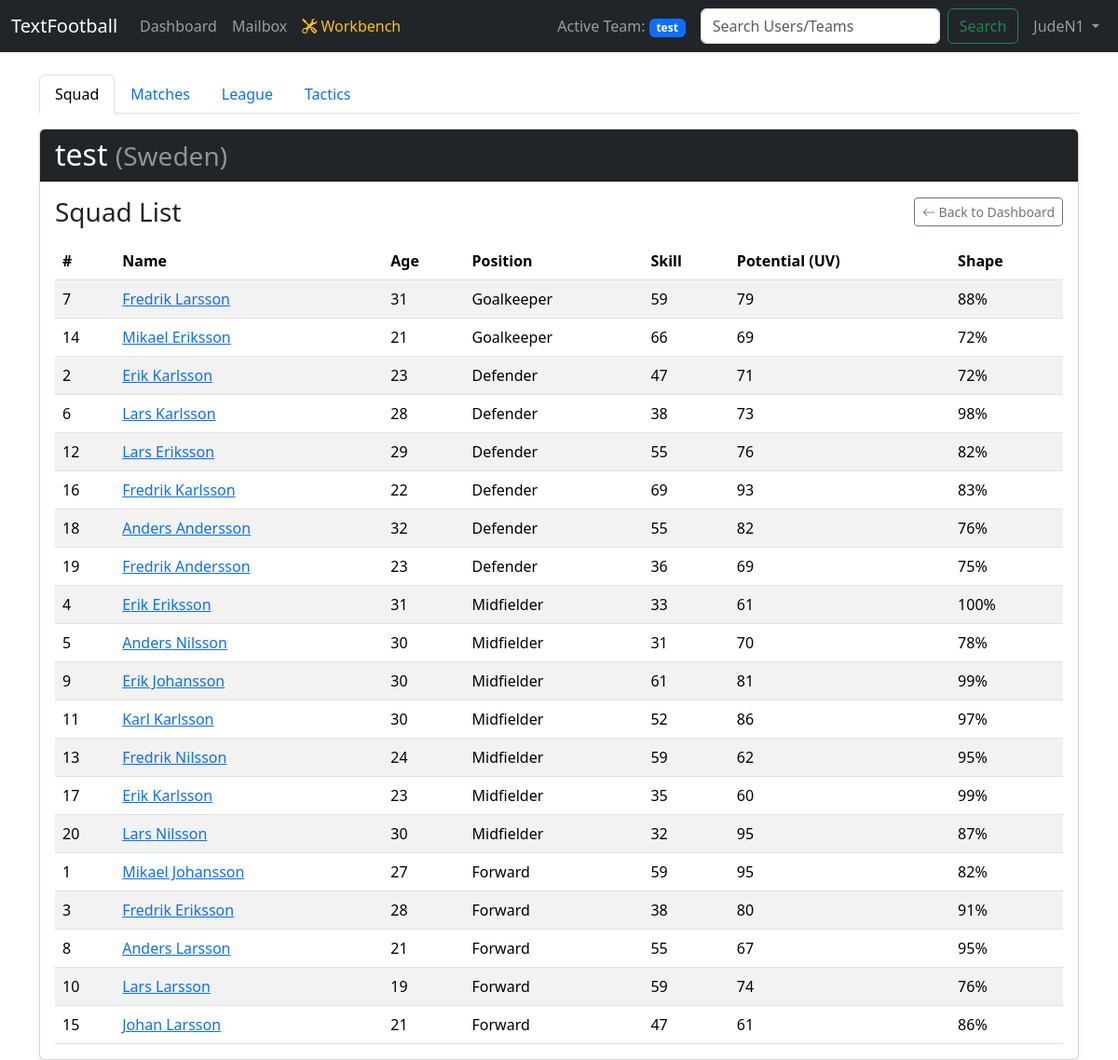
Screenshot of /team/2 (signed in) with the database file from the repository.
### app/models.py (models this page shows, shortened)
class Team(db.Model):
    id = db.Column(db.Integer, primary_key=True)
    name = db.Column(db.String(100), unique=True, nullable=False)
    country = db.Column(db.String(50), nullable=False)
    user_id = db.Column(db.Integer, db.ForeignKey('user.id'), nullable=False)
    players = db.relationship('Player', backref='team', lazy=True, cascade="all, delete-orphan")
    league = db.Column(db.String(100), nullable=True, default=None)
    division = db.Column(db.String(50), nullable=True, default=None)
    season = db.Column(db.Integer, nullable=True, default=None)

class User(db.Model):
    id = db.Column(db.Integer, primary_key=True)
    username = db.Column(db.String(80), unique=True, nullable=False)
    password_hash = db.Column(db.String(128))
    teams = db.relationship('Team', backref='user', lazy=True, cascade="all, delete-orphan")
    sent_messages = db.relationship('Message', foreign_keys='Message.sender_id', backref='sender', lazy=True, cascade="all, delete-orphan")
    received_messages = db.relationship('Message', foreign_keys='Message.recipient_id', backref='recipient', lazy=True, cascade="all, delete-orphan")

class Player(db.Model):
    id = db.Column(db.Integer, primary_key=True)
    name = db.Column(db.String(100), nullable=False)
    age = db.Column(db.Integer, nullable=False)
    position = db.Column(db.Enum(Position), nullable=False)
    skill = db.Column(db.Integer, nullable=False)
    free_kick_ability = db.Column(db.Integer, nullable=False, default=50)
    potential = db.Column(db.Integer, nullable=False)
    shape = db.Column(db.Integer, nullable=False)
    shirt_number = db.Column(db.Integer, nullable=False)
    team_id = db.Column(db.Integer, db.ForeignKey('team.id'), nullable=False)

### app/routes_game.py (the view)
@game_bp.route('/team/<int:team_id>')
def team_page(team_id):
    if 'username' not in session:
        return redirect(url_for('auth_bp.login'))
    team = Team.query.get_or_404(team_id)
    user = User.query.filter_by(username=session['username']).first()
    is_owner = (team.user_id == user.id)
    if is_owner:
        session['selected_team_id'] = team.id
    position_order = {Position.GOALKEEPER: 0, Position.DEFENDER: 1, Position.MIDFIELDER: 2, Position.FORWARD: 3}
    sorted_players = sorted(team.players, key=lambda p: (position_order[p.position], p.shirt_number))
    return render_template('team_page.html', team=team, players=sorted_players, is_owner=is_owner)

### app/__init__.py (called while the page is built)
def create_app():
    app = Flask(__name__)
    app.config['SECRET_KEY'] = 'a_very_secret_key_for_development'
    app.config['SQLALCHEMY_DATABASE_URI'] = 'sqlite:///' + os.path.join(basedir, 'database.db')
    db.init_app(app)
    from .routes_auth import auth_bp
    from .routes_game import game_bp
    app.register_blueprint(auth_bp)
    app.register_blueprint(game_bp)
    @app.context_processor
    def inject_selected_team():
        if 'selected_team_id' in session:
            from .models import Team
            selected_team = Team.query.get(session['selected_team_id'])
            return dict(selected_team=selected_team)
        return dict(selected_team=None)
    def nl2br(value):
        result = value.replace('\n', '<br>\n')
        return Markup(result)
    app.jinja_env.filters['nl2br'] = nl2br
    return app

### app/templates/team_page.html (shortened to what this page needs)
{% extends "base.html" %}
{% block content %}
<div class="row">
    <div class="col-md-12">
        <ul class="nav nav-tabs mb-3">
            <li class="nav-item">
                <a class="nav-link active" href="{{ url_for('game_bp.team_page', team_id=team.id) }}">Squad</a>
            </li>
            {% if is_owner %}
            <li class="nav-item">
                <a class="nav-link" href="{{ url_for('game_bp.coming_soon') }}">Matches</a>
            </li>
            <li class="nav-item">
                <a class="nav-link" href="{{ url_for('game_bp.coming_soon') }}">League</a>
            </li>
            <li class="nav-item">
                <a class="nav-link" href="{{ url_for('game_bp.coming_soon') }}">Tactics</a>
            </li>
            {% endif %}
        </ul>
        <div class="card shadow-sm">
            <div class="card-header bg-dark text-white">
                <h1 class="h2 mb-0">{{ team.name }} <small class="text-white-50">({{ team.country }})</small></h1>
            </div>
            <div class="card-body">
                <div class="d-flex justify-content-between align-items-center mb-3">
                    <h3 class="card-title mb-0">Squad List</h3>
                    <div>
                        <a href="{{ url_for('game_bp.dashboard') }}" class="btn btn-outline-secondary btn-sm">
                            <i class="bi bi-arrow-left"></i> Back to Dashboard
                        </a>
                    </div>
                </div>
                <div class="table-responsive">
                    <table class="table table-striped table-hover mb-0">
                        <thead>
                            <tr>
                                <th>#</th>
                                <th>Name</th>
                                <th>Age</th>
                                <th>Position</th>
                                <th>Skill</th>
                                <th>Potential (UV)</th>
                                <th>Shape</th>
                            </tr>
                        </thead>
                        <tbody>
                            {% for player in players %}
                            <tr>
                                <td>{{ player.shirt_number }}</td>
                                <td><a href="{{ url_for('game_bp.player_page', player_id=player.id) }}">{{ player.name }}</a></td>
                                <td>{{ player.age }}</td>
                                <td>{{ player.position.value }}</td>
                                <td>{{ player.skill }}</td>
                                <td>{{ player.potential }}</td>
                                <td>{{ player.shape }}%</td>
                            </tr>
                            {% endfor %}
                        </tbody>
                    </table>
                </div>
            </div>
        </div>
    </div>
</div>
{% endblock %}

### app/templates/base.html (shortened to what this page needs)
<!DOCTYPE html>
<html lang="en">
<head>
    <link href="https://cdn.jsdelivr.net/npm/bootstrap@5.3.3/dist/css/bootstrap.min.css" rel="stylesheet">
    <link rel="stylesheet" href="https://cdn.jsdelivr.net/npm/bootstrap-icons@1.11.3/font/bootstrap-icons.min.css">
</head>
<body>
    <nav class="navbar navbar-expand-lg navbar-dark bg-dark mb-4">
        <div class="container-fluid">
            <a class="navbar-brand" href="{{ url_for('game_bp.index') }}">TextFootball</a>
            <div class="collapse navbar-collapse" id="navbarNav">
                <ul class="navbar-nav me-auto mb-2 mb-lg-0">
                    {% if 'username' in session %}
                        <li class="nav-item">
                            <a class="nav-link" href="{{ url_for('game_bp.dashboard') }}">Dashboard</a>
                        </li>
                        <li class="nav-item">
                            <a class="nav-link" href="{{ url_for('game_bp.mailbox') }}">Mailbox</a>
                        </li>
                        <li class="nav-item">
                            <a class="nav-link text-warning" href="{{ url_for('game_bp.workbench') }}"><i class="bi bi-tools"></i> Workbench</a>
                        </li>
                    {% endif %}
                </ul>
                {% if 'username' in session and selected_team %}
                    <span class="navbar-text me-3">
                        Active Team: <span class="badge bg-primary">{{ selected_team.name }}</span>
                    </span>
                {% endif %}
                {% if 'username' in session %}
                    <form class="d-flex" action="{{ url_for('game_bp.search') }}" method="POST">
                        <input class="form-control me-2" type="search" placeholder="Search Users/Teams" aria-label="Search" name="query">
                        <button class="btn btn-outline-success" type="submit">Search</button>
                    </form>
                    <ul class="navbar-nav ms-2">
                        <li class="nav-item dropdown">
                            <a class="nav-link dropdown-toggle" href="#" id="navbarDropdown" role="button" data-bs-toggle="dropdown" aria-expanded="false">
                                {{ session['username'] }}
                            </a>
                        </li>
                    </ul>
                {% endif %}
            </div>
        </div>
    </nav>
    <main class="container">
        {% block content %}{% endblock %}
    </main>
</body>
</html>

### app/templates/base.html (style rules this page uses)
body { background-image: url('https://images.pexels.com/photos/114296/pexels-photo-114296.jpeg'); background-size: cover; background-attachment: fixed; background-position: center; }
.card { background-color: rgba(255, 255, 255, 0.9); }

### rows the page displays
Team: name "test", country "Sweden"
User: username "JudeN1"
Player: shirt_number "7", name "Fredrik Larsson", age "31", position.value "Goalkeeper", skill "59", potential "79", shape "88"
Player: shirt_number "14", name "Mikael Eriksson", age "21", position.value "Goalkeeper", skill "66", potential "69", shape "72"
Player: shirt_number "2", name "Erik Karlsson", age "23", position.value "Defender", skill "47", potential "71", shape "72"
Player: shirt_number "6", name "Lars Karlsson", age "28", position.value "Defender", skill "38", potential "73", shape "98"
Player: shirt_number "12", name "Lars Eriksson", age "29", position.value "Defender", skill "55", potential "76", shape "82"
Player: shirt_number "16", name "Fredrik Karlsson", age "22", position.value "Defender", skill "69", potential "93", shape "83"
Player: shirt_number "18", name "Anders Andersson", age "32", position.value "Defender", skill "55", potential "82", shape "76"
Player: shirt_number "19", name "Fredrik Andersson", age "23", position.value "Defender", skill "36", potential "69", shape "75"
Player: shirt_number "4", name "Erik Eriksson", age "31", position.value "Midfielder", skill "33", potential "61", shape "100"
Player: shirt_number "5", name "Anders Nilsson", age "30", position.value "Midfielder", skill "31", potential "70", shape "78"
Player: shirt_number "9", name "Erik Johansson", age "30", position.value "Midfielder", skill "61", potential "81", shape "99"
Player: shirt_number "11", name "Karl Karlsson", age "30", position.value "Midfielder", skill "52", potential "86", shape "97"
Player: shirt_number "13", name "Fredrik Nilsson", age "24", position.value "Midfielder", skill "59", potential "62", shape "95"
Player: shirt_number "17", name "Erik Karlsson", age "23", position.value "Midfielder", skill "35", potential "60", shape "99"
Player: shirt_number "20", name "Lars Nilsson", age "30", position.value "Midfielder", skill "32", potential "95", shape "87"
Player: shirt_number "1", name "Mikael Johansson", age "27", position.value "Forward", skill "59", potential "95", shape "82"
Player: shirt_number "3", name "Fredrik Eriksson", age "28", position.value "Forward", skill "38", potential "80", shape "91"
Player: shirt_number "8", name "Anders Larsson", age "21", position.value "Forward", skill "55", potential "67", shape "95"
Player: shirt_number "10", name "Lars Larsson", age "19", position.value "Forward", skill "59", potential "74", shape "76"
Player: shirt_number "15", name "Johan Larsson", age "21", position.value "Forward", skill "47", potential "61", shape "86"
